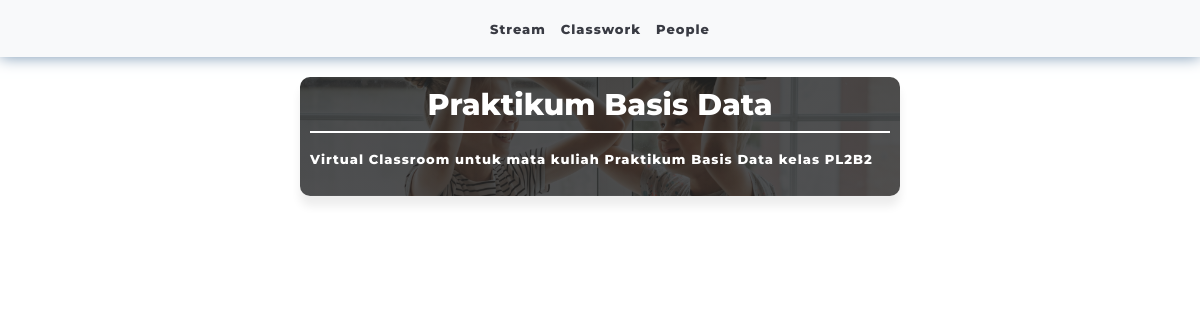
Page /on-class.php?id_kelas=K0003 on the committed database.
### tables this page shows
CREATE TABLE `kelas` (
  `id_kelas` varchar(5) NOT NULL,
  `id_user` varchar(5) DEFAULT NULL,
  `nama_kelas` varchar(30) DEFAULT NULL,
  `deskripsi` varchar(200) DEFAULT NULL,
  `kode` varchar(6) DEFAULT NULL,
  `subject` varchar(50) NOT NULL,
  `image` varchar(100) NOT NULL
);

### on-class.php (the view, shortened to what this page needs)
<!DOCTYPE html>
<html lang="en">
<head>
    <link rel="stylesheet" href="css/bootstrap.min.css">
    <link rel="stylesheet" href="css/boxicons.min.css">
    <link rel="stylesheet" href="css/style.css">
</head>
<body>
    <nav class="navbar navbar-expand-lg sticky-top navbar-light bg-light justify-content-center">
      <ul class="navbar-nav">
        <li class="nav-item">
          <a class="nav-link" href="on-class.php?id_kelas=<?php echo $_SESSION['id_kelas']; ?>"><strong>Stream</a></strong>
        </li>
        <li class="nav-item">
          <a class="nav-link" href="classwork.php"><strong>Classwork</a></strong>
        </li>
        <li class="nav-item">
          <a class="nav-link" href="people.php"><strong>People</a></strong>
        </li>
      </ul>
    </nav>
    <?php
      include "connection.php";
      if (isset($_GET['id_kelas'])) {
        $id_kelas = $_GET['id_kelas'];
        $sql = "
          SELECT subject, deskripsi
          FROM kelas
          WHERE id_kelas = '$id_kelas';
        ";
        $result = mysqli_query($conn, $sql);
        foreach ($result as $row) {
          echo '
            <div class="stream-box col-md-6 offset-md-3">
              <h2 class="people-role pb-2 mb-0" align="center">' . $row['subject'] . '</h2>
                <div class="d-flex text-body-secondary pt-3">
                  <div class="pb-3 mb-0 small lh-sm w-100">
                    <div class="d-flex justify-content-between">
                      <strong>' . $row['deskripsi'] . '</strong>
                    </div>
                  </div>
                </div>
            </div>
          ';
        }
      }
    ?>
</body>
</html>

### css/style.css (style rules this page uses)
:root { --abu: #403c3c; --abu-muda:#cbcbcb; --biru-muda: #9cc2e3; --1blue: #194a7a; --2blue: #476f95; --3blue: #7593af; --4blue: #a3b7ca; --5blue: #d1dbe4; --darker-than-1blue: #143b62; }
* { line-height: 1.8; color: #393b43; font-size: 15px; font-weight: 600; font-family: 'Montserrat', sans-serif; }
h1,h2,h3,h4,h5,h6 { font-weight: 800; color: var(--1blue); }
.people-role { border-bottom: 2px solid var(--1blue); }
.stream-box { color: white; margin-top: 20px; margin-bottom: 40px; padding: 10px; border-radius: 10px; box-shadow: 0px 10px 10px rgba(0, 0, 0, 0.075); background-image: linear-gradient(rgba(35, 35, 35, 0.785), rgba(39, 38, 38, 0.785)), url("../assets/pexels-olia-danilevich-5088188.jpg"); background-size: cover; background-position: center; }
.stream-box .people-role { color: white; border-bottom: 2px solid white; }
.stream-box strong { color: white; }
a { font-size: 12px; transition: all 0.5s ease; color: var(--1blue); text-decoration: none; }
strong { font-size: 13px; letter-spacing: 1px; font-weight: 800; }
.navbar { box-shadow: 0 0 15px var(--3blue); }
.navbar.sticky-top { position: sticky; top: 0; z-index: 5; }

### rows in the picture
kelas: subject "Praktikum Basis Data", deskripsi "Virtual Classroom untuk mata kuliah Praktikum Basis Data kelas PL2B2"
